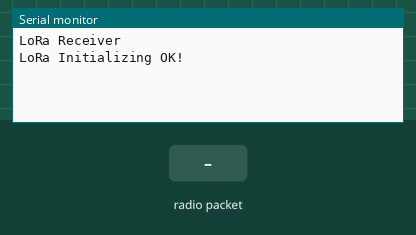
The sketch below on a simulated Arduino Uno, built with avr-gcc and run on an emulated ATmega328P. On the bench: the last lines printed to the serial monitor. The test bench sets the inputs (shaded band). No radio packets arrive unless stated.

Above: at 1.2 s.
1.3 s: radio packet "#" arrives
At 2.1 s:
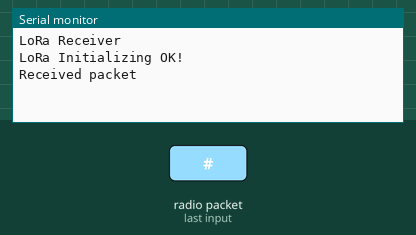
2.8 s: radio packet "," arrives
At 5.5 s:
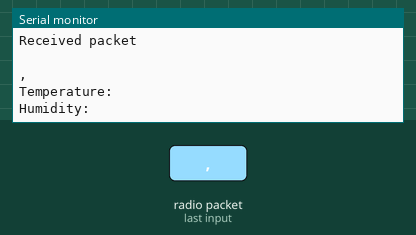
5.8 s: radio packet "!" arrives
At 7.6 s:
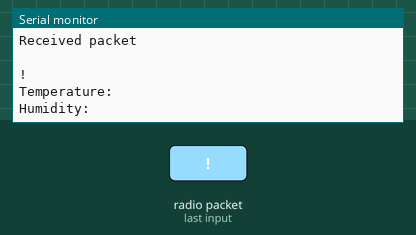
8.2 s: radio packet "1" arrives
At 10.6 s:
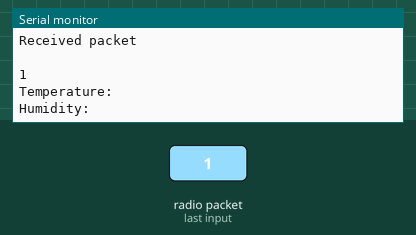

The sketch:

ArduinoMega_SHT35_LoRa_Receiver.ino
```cpp
#include <SPI.h>
#include <LoRa.h>
#define ss 53
#define rst 10
#define dio0 9

String data1, data2 ;

void setup() {

  Serial.begin(9600);
  while (!Serial);
  Serial.println("LoRa Receiver");

  //setup LoRa transceiver module
  //  SPI.begin(52,50, 51, 53);
  //  SPI.begin(14, 12, 13, 15);
  LoRa.setPins(ss, rst, dio0);

  //replace the LoRa.begin(---E-) argument with your location's frequency
  //433E6 for Asia
  //866E6 for Europe
  //915E6 for North America
  while (!LoRa.begin(915E6)) {
    Serial.println(".");
    delay(500);
  }

  LoRa.setSyncWord(0xF3);
  Serial.println("LoRa Initializing OK!");
}

  void loop() {

    // try to parse packet
    int packetSize = LoRa.parsePacket();
    if (packetSize) {
      String LoRaData;
      Serial.println("Received packet\n ");
      // received a packet
      while (LoRa.available())
      {
        LoRaData = LoRa.readString();
        Serial.println(LoRaData);

      }

      if ( LoRaData.charAt(0) == '#') {
        int i = 1;
        for (i; i < LoRaData.length(); i++) {
          if (LoRaData.charAt(i) == ',') {
            break;
          }
          else {
            data1 += LoRaData.charAt(i);
          }
        }

        int j = i + 1 ;
        for (j; j < LoRaData.length(); j++) {
          if (LoRaData.charAt(j) == '!') {
            break;
          }
          else {
            data2 += LoRaData.charAt(j);
          }
        }

      }

      Serial.print("Temperature: ");
      Serial.println(data1);
      Serial.print("Humidity: ");
      Serial.println(data2);

      data1 = "";
      data2 = "";

      delay (1000);

    }
  }
```

Measured:
- after the input at 1.3 s, the serial monitor: prints a new line at once (image 1)
- after the input at 2.8 s, the serial monitor: prints a new line after 1.5 s (image 2)
- after the input at 5.8 s, the serial monitor: prints a new line after 1.0 s (image 3)
- after the input at 8.2 s, the serial monitor: prints a new line after 1.0 s (image 4)
